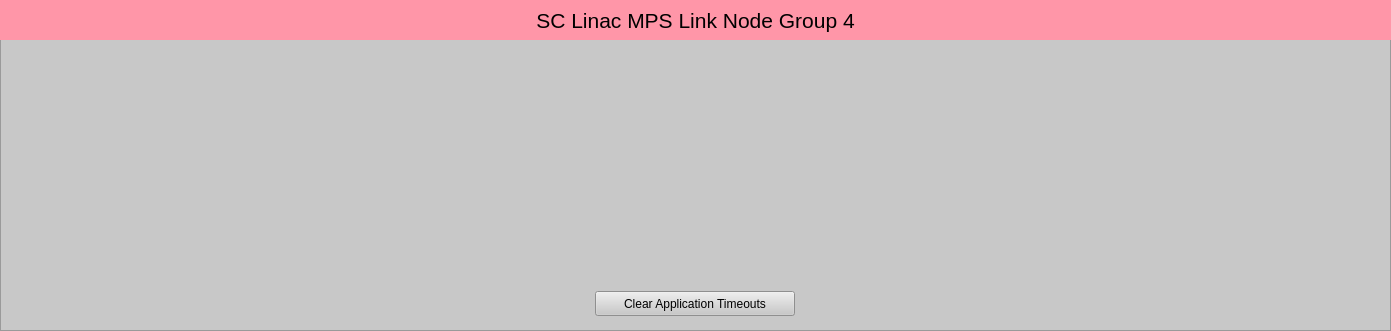
<?xml version="1.0" encoding="UTF-8"?>
<ui version="4.0">
 <class>Form</class>
 <widget class="QWidget" name="Form">
  <property name="geometry">
   <rect>
    <x>0</x>
    <y>0</y>
    <width>1391</width>
    <height>331</height>
   </rect>
  </property>
  <property name="windowTitle">
   <string>SC Linac MPS Link Node Group 4</string>
  </property>
  <widget class="QFrame" name="frame">
   <property name="geometry">
    <rect>
     <x>0</x>
     <y>0</y>
     <width>1391</width>
     <height>331</height>
    </rect>
   </property>
   <property name="styleSheet">
    <string notr="true">background-color: rgb(200, 200, 200);</string>
   </property>
   <property name="frameShape">
    <enum>QFrame::StyledPanel</enum>
   </property>
   <property name="frameShadow">
    <enum>QFrame::Raised</enum>
   </property>
   <widget class="QLabel" name="label">
    <property name="geometry">
     <rect>
      <x>0</x>
      <y>0</y>
      <width>1391</width>
      <height>40</height>
     </rect>
    </property>
    <property name="font">
     <font>
      <pointsize>16</pointsize>
     </font>
    </property>
    <property name="styleSheet">
     <string notr="true">background-color: rgb(255, 150, 168);</string>
    </property>
    <property name="text">
     <string>SC Linac MPS Link Node Group 4</string>
    </property>
    <property name="alignment">
     <set>Qt::AlignCenter</set>
    </property>
   </widget>
   <widget class="PyDMEmbeddedDisplay" name="PyDMEmbeddedDisplay">
    <property name="geometry">
     <rect>
      <x>924</x>
      <y>50</y>
      <width>457</width>
      <height>230</height>
     </rect>
    </property>
    <property name="toolTip">
     <string/>
    </property>
    <property name="macros" stdset="0">
     <string>{"P":"MPLN:L2B:MP03:1","CN":"SIOC:SYS0:MP01","AID":"0","SLOT_FILE":"LinkNode63_slot.ui","P_IN":"SIOC:SYS0:MP01","PGP":"4","LN":"63","TYPE":"REM","LOCA":"L2B","IOC_UNIT":"MP03","INST":"1","VIS":"1","P_IN2":"SIOC:SYS0:MP01","TEXT":"CN B005"}</string>
    </property>
    <property name="filename" stdset="0">
     <string>$PYDM/mps/mps_crate_link.ui</string>
    </property>
   </widget>
   <widget class="PyDMEmbeddedDisplay" name="PyDMEmbeddedDisplay">
    <property name="geometry">
     <rect>
      <x>467</x>
      <y>50</y>
      <width>457</width>
      <height>230</height>
     </rect>
    </property>
    <property name="toolTip">
     <string/>
    </property>
    <property name="macros" stdset="0">
     <string>{"P":"MPLN:L2B:MP04:1","CN":"SIOC:SYS0:MP01","AID":"0","SLOT_FILE":"LinkNode64_slot.ui","P_IN":"MPLN:L2B:MP03:1","PGP":"0","LN":"64","TYPE":"LOC","LOCA":"L2B","IOC_UNIT":"MP04","INST":"1","VIS":"0","P_IN2":"MPLN:L2B:MP03:1","TEXT":"LN Rx"}</string>
    </property>
    <property name="filename" stdset="0">
     <string>$PYDM/mps/mps_crate_link.ui</string>
    </property>
   </widget>
   <widget class="PyDMEmbeddedDisplay" name="PyDMEmbeddedDisplay">
    <property name="geometry">
     <rect>
      <x>10</x>
      <y>50</y>
      <width>457</width>
      <height>230</height>
     </rect>
    </property>
    <property name="toolTip">
     <string/>
    </property>
    <property name="macros" stdset="0">
     <string>{"P":"MPLN:BC2B:MP01:1","CN":"SIOC:SYS0:MP01","AID":"0","SLOT_FILE":"LinkNode62_slot.ui","P_IN":"MPLN:L2B:MP04:1","PGP":"0","LN":"62","TYPE":"LOC","LOCA":"BC2B","IOC_UNIT":"MP01","INST":"1","VIS":"0","P_IN2":"MPLN:L2B:MP04:1","TEXT":"LN Rx"}</string>
    </property>
    <property name="filename" stdset="0">
     <string>$PYDM/mps/mps_crate_link.ui</string>
    </property>
   </widget>
   <widget class="PyDMDrawingImage" name="PyDMDrawingImage">
    <property name="geometry">
     <rect>
      <x>10</x>
      <y>279</y>
      <width>250</width>
      <height>50</height>
     </rect>
    </property>
    <property name="toolTip">
     <string/>
    </property>
    <property name="styleSheet">
     <string notr="true">background-color: rgb(200, 200, 200);</string>
    </property>
    <property name="filename" stdset="0">
     <string>$PYDM/mps/lcls_mps_lockup_sidebyside_digital.png</string>
    </property>
   </widget>
   <widget class="PyDMPushButton" name="PyDMPushButton">
    <property name="geometry">
     <rect>
      <x>595</x>
      <y>291</y>
      <width>200</width>
      <height>25</height>
     </rect>
    </property>
    <property name="toolTip">
     <string/>
    </property>
    <property name="text">
     <string>Clear Application Timeouts</string>
    </property>
    <property name="channel" stdset="0">
     <string>ca://SIOC:SYS0:MP01:TO_ERR_CLR</string>
    </property>
    <property name="pressValue" stdset="0">
     <string>1</string>
    </property>
    <property name="releaseValue" stdset="0">
     <string>0</string>
    </property>
   </widget>
  </widget>
 </widget>
 <customwidgets>
  <customwidget>
   <class>PyDMEmbeddedDisplay</class>
   <extends>QFrame</extends>
   <header>pydm.widgets.embedded_display</header>
  </customwidget>
  <customwidget>
   <class>PyDMPushButton</class>
   <extends>QPushButton</extends>
   <header>pydm.widgets.pushbutton</header>
  </customwidget>
  <customwidget>
   <class>PyDMDrawingImage</class>
   <extends>QWidget</extends>
   <header>pydm.widgets.drawing</header>
  </customwidget>
 </customwidgets>
 <resources/>
 <connections/>
</ui>
